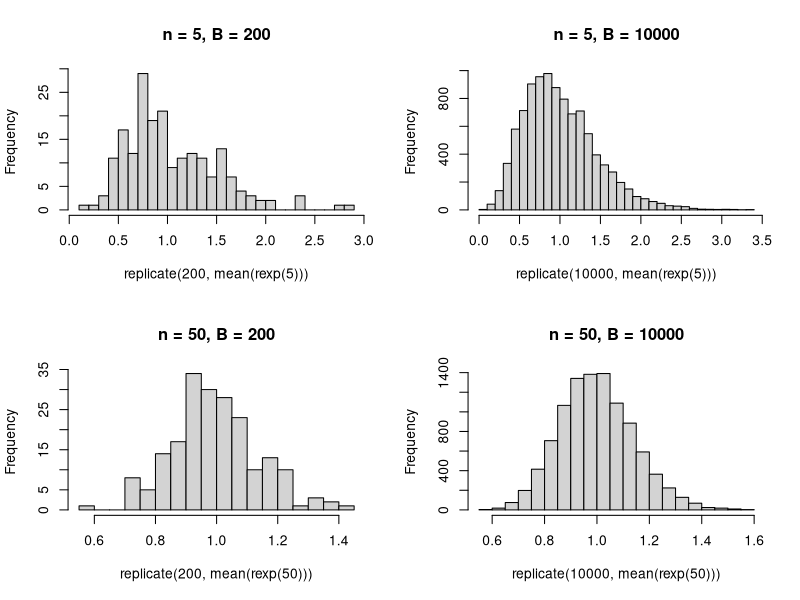

This chart was generated by the following R code:
## ---- chunk 1
set.seed(5405)  
par(mfrow = c(2, 2))

hist(replicate(200,   mean(rexp(5))),  breaks = 30, main = "n = 5, B = 200")
hist(replicate(10000, mean(rexp(5))),  breaks = 30, main = "n = 5, B = 10000")
hist(replicate(200,   mean(rexp(50))), breaks = 30, main = "n = 50, B = 200")
hist(replicate(10000, mean(rexp(50))), breaks = 30, main = "n = 50, B = 10000")

par(mfrow = c(1, 1))
